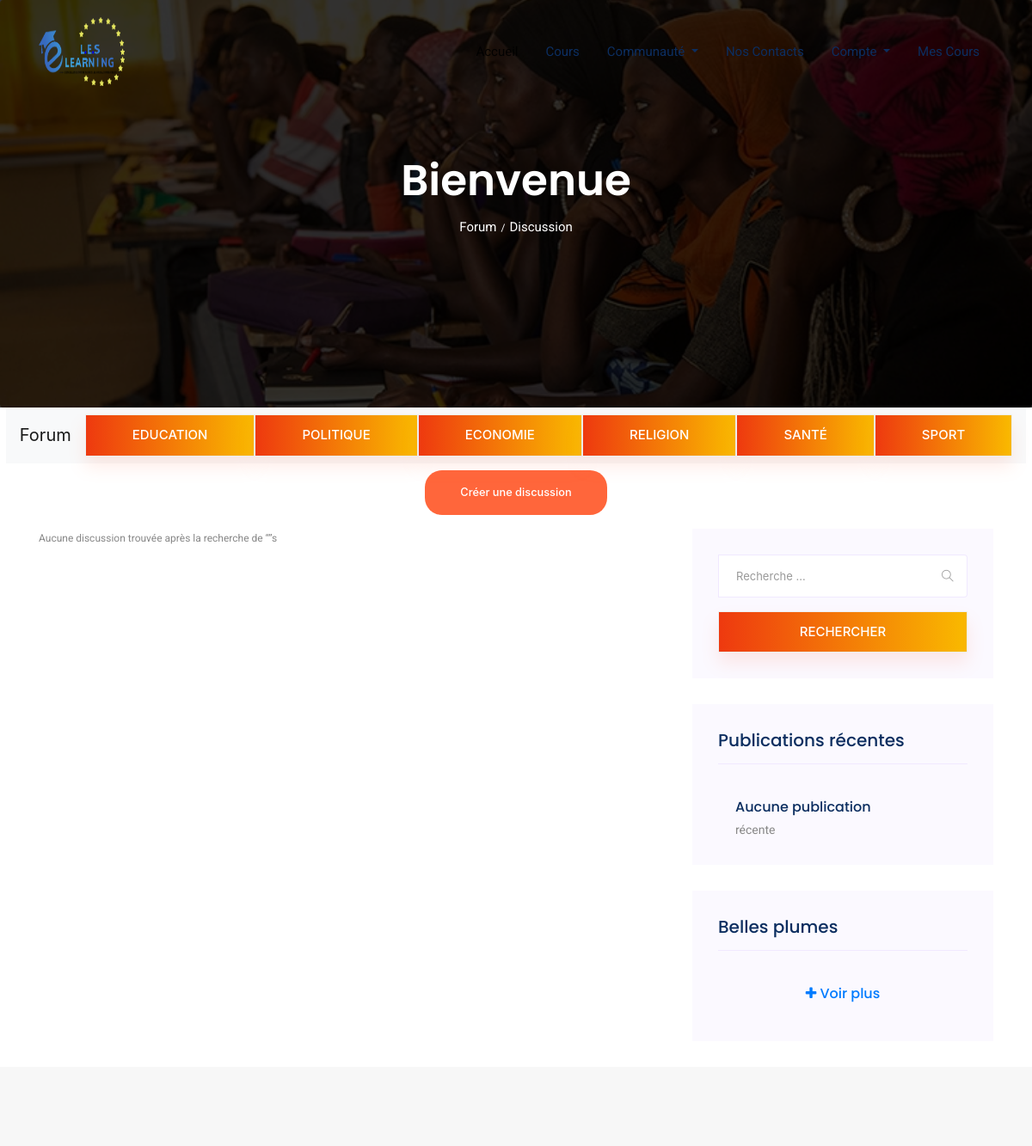
The app's page /blog/forum (upper part), older data.
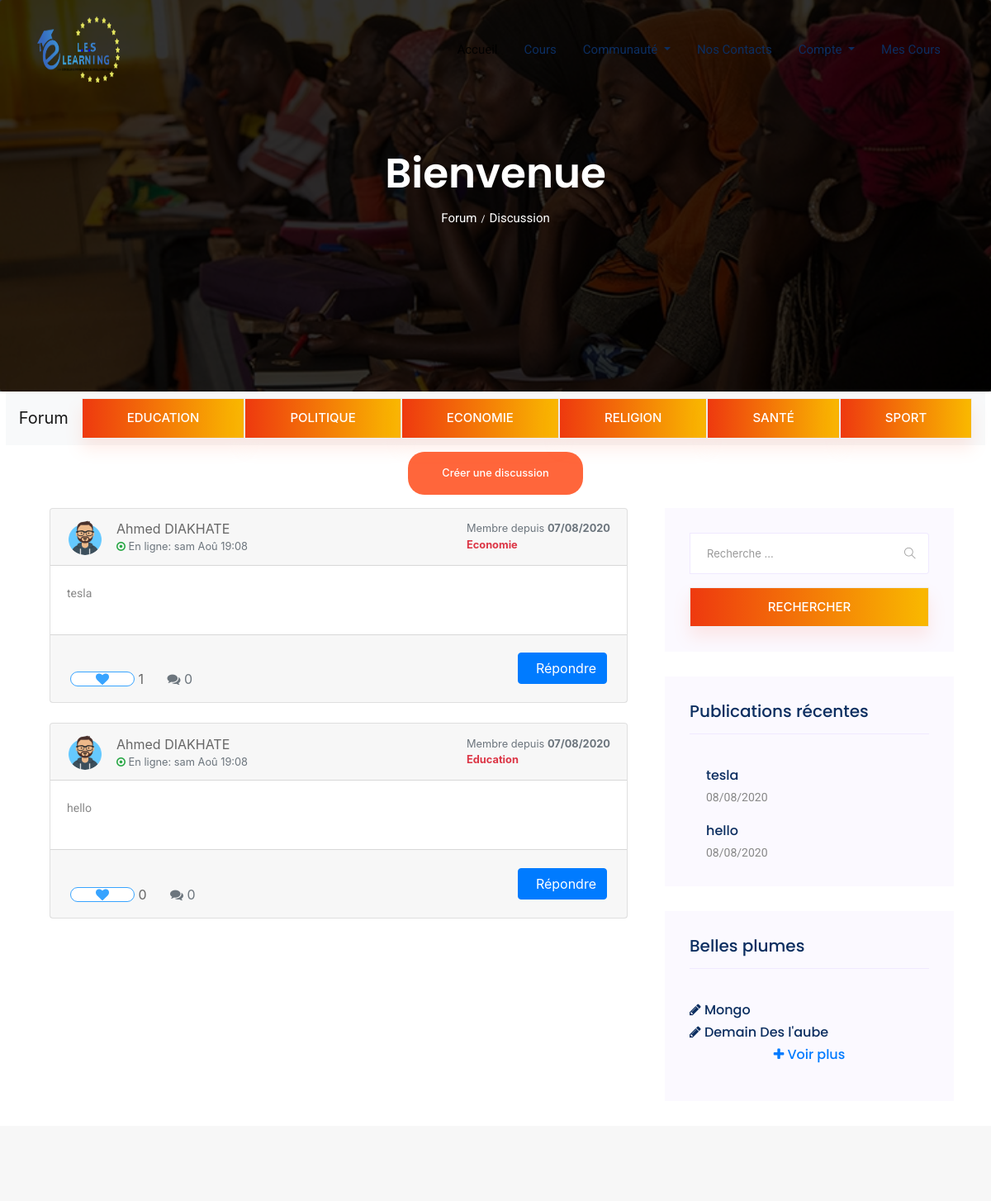
The same page, newer data.
### Blog_Forum/models.py (models this page shows, shortened)
class Message(models.Model):
    sjt = (
        ("Politique","politique"),
        ("Education","education"),
        ("Economie","économie"),
        ("Santé","santé"),
        ("Sport","sport"),
        ("Religion","religion")
    )
    subjet = models.CharField(max_length=10,choices=sjt)
    message = models.TextField()
    likes = models.ManyToManyField(User,related_name="likes_message")
    added = models.DateTimeField(auto_now=True)
    author = models.ForeignKey(User,on_delete=models.CASCADE)
    def total_likes(self):
        return self.likes.count()

class Poeme(models.Model):
    titre = models.CharField(max_length=300)
    contenu = models.TextField()
    auteur = models.ForeignKey(User,on_delete=models.CASCADE)

### Blog_Forum/views.py (the view)
# urls.py: path("forum",views.home_forum,name="forum"),
def home_forum(request):
    query = request.GET.get('q')
    suj_checked = request.GET.get('sujet')
    messages_list = Message.objects.all().order_by('-id')
    r_messages = Message.objects.all().order_by('-id')[:3]
    poemes = Poeme.objects.all().order_by('-id')[:4]
    if suj_checked:
        messages_list = Message.objects.filter(subjet=suj_checked)
    if query:
        messages_list = Message.objects.filter(
            Q(message__icontains=query)|
            Q(author__last_name__icontains=query)|
            Q(author__first_name__icontains=query)
        )
    discuss = {}
    for m in messages_list:
        discuss[m] = Reponse.objects.filter(message=m)
    is_liked = False
    for m in messages_list:
        if m.likes.filter(id=request.user.id).exists():
            is_liked = True
    context = {
        "discuss":discuss.items(),
        "poemes":poemes,
        "is_liked":is_liked,
        "r_messages":r_messages
    }
    return render(request,"Blog_Forum/home_forum.html",context)

### Templates/Blog_Forum/home_forum.html (shortened to what this page needs)
{% extends "Layouts/base.html" %}
{% block content %}
{% load static %}
    <section class="breadcrumb breadcrumb_bg">
        <div class="container">
            <div class="row">
                <div class="col-lg-12">
                    <div class="breadcrumb_iner text-center">
                        <div class="breadcrumb_iner_item">
                            <h2>Bienvenue</h2>
                            <p>Forum<span>/</span>Discussion</p>
                        </div>
                    </div>
                </div>
            </div>
        </div>
    </section>
    <div class="container">
        <div class="row justify-content-center">
            <nav class="navbar navbar-expand-lg navbar-light bg-light">
            <a class="navbar-brand" href="{% url 'forum' %}">Forum</a>
            <form method="GET">
            <div class="collapse navbar-collapse" id="navbarNavAltMarkup">
                <div class="navbar-nav">
                <button class="button rounded-0 primary-bg text-white w-100 btn_1 boxed-btn" type="submit" name="sujet" value="Education">Education</button>
                <button class="button rounded-0 primary-bg text-white w-100 btn_1 boxed-btn" type="submit" name="sujet" value="Politique">Politique</button>
                <button class="button rounded-0 primary-bg text-white w-100 btn_1 boxed-btn" type="submit" name="sujet" value="Economie">Economie</button>
                <button class="button rounded-0 primary-bg text-white w-100 btn_1 boxed-btn" type="submit" name="sujet" value="Religion">Religion</button>
                <button class="button rounded-0 primary-bg text-white w-100 btn_1 boxed-btn" type="submit" name="sujet" value="Santé">Santé</button>
                <button class="button rounded-0 primary-bg text-white w-100 btn_1 boxed-btn" type="submit" name="sujet" value="Sport">Sport</button>
                </div>
            </div>
            </form>
            </nav>
        </div>
    </div>
    <div class="container mt-2 mb-2">
        <div class="row justify-content-center">
            <button type="button" class="genric-btn primary circle e-large" data-toggle="collapse" data-target="#collapseExample" aria-expanded="false" aria-controls="collapseExample">
            Créer une discussion
            </button>
        </div>
    </div>
    <section class="blog_area section-padding mt-3">
        <div class="container">
            <div class="row">
                <div class="col-lg-8 mb-5 mb-lg-0">
                    <div class="blog_left_sidebar">
                    {% for m,rp in discuss %}
                    <div class="col-md-12">
                        <div class="card mb-4">
                            <div class="card-header">
                                <div class="media flex-wrap w-100 align-items-center">
                                    <img src="{% static 'img/default_avatar.png' %}" class="d-block ui-w-40 rounded-circle" alt="" width="44" height="44">
                                    <div class="media-body ml-3"> <a href="#" data-abc="true">{{m.author.first_name}} {{m.author.last_name}}</a>
                                        <div class="text-muted small"><i class="fa fa-dot-circle-o text-success"></i> <span>En ligne:</span> {{m.author.last_login|date:"D M H:m"}}</div>
                                    </div>
                                    <div class="text-muted small ml-3">
                                        <div>Membre depuis <strong>{{m.author.date_joined|date:"d/m/Y"}}</strong></div>
                                        <div><strong class="text-danger">{{m.subjet}}</strong></div>
                                    </div>
                                </div>
                            </div>
                            <div class="card-body">
                                <p>
                                    {{m.message|linebreaksbr}}
                                </p>
                            </div>
                            <div class="card-footer d-flex flex-wrap justify-content-between align-items-center px-0 pt-0 pb-3">
                                <div class="px-4 pt-3"> <a href="#" class="text-muted d-inline-flex align-items-center align-middle" data-abc="true">
                                <form method="POST" action="{% url 'like_msg' %}">
                                {% if is_liked %}
                                <button class="genric-btn danger-border circle arrow" type="submit" name="msg_id" value="{{m.id}}"><i class="fa fa-heart text-danger" style="font-size:16px;"></i></button>&nbsp; <span class="align-middle">{{m.total_likes}}</span> </a> <span class="text-muted d-inline-flex align-items-center align-middle ml-4"> <i class="fa fa-comments text-muted fsize-3"></i>&nbsp; <span class="align-middle">{{rp|length}}</span> </span>
                                {% else %}
                                <button class="genric-btn info-border circle arrow" type="submit" name="msg_id" value="{{m.id}}"><i class="fa fa-heart" style="font-size:16px;"></i></button>&nbsp; <span class="align-middle">{{m.total_likes}}</span> </a> <span class="text-muted d-inline-flex align-items-center align-middle ml-4"> <i class="fa fa-comments text-muted fsize-3"></i>&nbsp; <span class="align-middle">{{rp|length}}</span> </span>
                                {% endif %}
                                </div>
                                <div class="px-4 pt-3"> <button type="button" class="btn btn-primary" data-toggle="collapse" data-target="#collapseRepondreMessage" aria-expanded="false" aria-controls="collapseRepondreMessage">&nbsp; Répondre</button> </div>
                            </div>
                        </div>
                    </div>
                    {% empty %}
                    <div class="comment-list">
                     <div class="single-comment justify-content-between d-flex">
                        <div class="user justify-content-between d-flex">
                           <div class="desc">
                              <p class="comment text-center">
                                 Aucune discussion trouvée après la recherche de <q>{{ request.GET.q }}</q>s
                              </p>
                           </div>
                        </div>
                     </div>
                    </div>
                    {% endfor %}
                    </div>
                </div>
                <div class="col-lg-4">
                    <div class="blog_right_sidebar">
                        <aside class="single_sidebar_widget search_widget">
                            <form method="GET">
                                <div class="form-group">
                                    <div class="input-group mb-3">
                                        <input type="text" class="form-control" placeholder='Recherche ...' name="q">
                                        <div class="input-group-append">
                                            <button class="btn" type="button"><i class="ti-search"></i></button>
                                        </div>
                                    </div>
                                </div>
                                <button class="button rounded-0 primary-bg text-white w-100 btn_1 boxed-btn"
                                    type="submit">Rechercher</button>
                            </form>
                        </aside>
                        <aside class="single_sidebar_widget popular_post_widget">
                            <h3 class="widget_title">Publications récentes</h3>
                            {% for rm in r_messages %}
                            <div class="media post_item">
                                <div class="media-body">
                                    <a>
                                        <h3>{{rm.message|truncatewords:"15"}}</h3>
                                    </a>
                                    <p>{{rm.added|date:'d/m/Y'}}</p>
                                </div>
                            </div>
                            {% empty %}
                            <div class="media post_item">
                                <div class="media-body">
                                    <h3>Aucune publication</h3>
                                    <p>récente</p>
                                </div>
                            </div>
                            {% endfor %}
                        </aside>
                        <aside class="single_sidebar_widget instagram_feeds">
                        <h4 class="widget_title">Belles plumes</h4>
                        <ul class="flex-wrap">
                            {% for p in poemes %}
                            <li>
                            <a href="{% url 'single_poeme' p.id %}">
                                <h6><i class="fa fa-pencil"></i> {{p.titre}}</h6>
                            </a>
                            </li>
                            {% endfor %}
                            <li><a href="{% url 'poemes' %}" class="text-center"><h6 class="text-primary"><i class="fa fa-plus"></i> Voir plus</h6></a></li>
                        </ul>
                        </aside>
                    </div>
                </div>
            </div>
        </div>
    </section>
{% endblock content %}

### Templates/Layouts/base.html (shortened to what this page needs)
{% load static %}
<!doctype html>
<html lang="en">
<head>
    <link rel="stylesheet" href="{% static 'css/bootstrap.min.css' %}">
    <link rel="stylesheet" href="{% static 'css/animate.css' %}">
    <link rel="stylesheet" href="{% static 'css/owl.carousel.min.css' %}">
    <link rel="stylesheet" href="{% static 'css/themify-icons.css' %}">
    <link rel="stylesheet" href="{% static 'css/flaticon.css' %}">
    <link rel="stylesheet" href="{% static 'css/magnific-popup.css' %}">
    <link rel="stylesheet" href="{% static 'css/slick.css' %}">
    <link rel="stylesheet" href="{% static 'css/nice-select.css' %}">
    <link rel="stylesheet" href="{% static 'css/style.css' %}">
    <link rel="stylesheet" href="https://cdnjs.cloudflare.com/ajax/libs/font-awesome/4.7.0/css/font-awesome.min.css">
    <link rel="stylesheet" href="https://stackpath.bootstrapcdn.com/bootstrap/4.5.0/css/bootstrap.min.css">
</head>
<body>
    {% include "Layouts/header.html" %}
    {% block content %}  {% endblock content %}
    {% include "Layouts/footer.html" %}
</body>
</html>

### Templates/Layouts/header.html (shortened to what this page needs)
{% block content %}
{% load static %}
 <header class="main_menu home_menu">
    <div class="container">
        <div class="row align-items-center">
            <div class="col-lg-12">
                <nav class="navbar navbar-expand-lg navbar-light">
                    <a class="navbar-brand" href="{% url 'Accueil' %}"> <img src="{% static 'img/logo2.png'  %}" width="100" height="80" alt="Les-E_Learning"> </a>
                    <div class="collapse navbar-collapse main-menu-item justify-content-end"
                        id="navbarSupportedContent">
                        <ul class="navbar-nav align-items-center">
                            <li class="nav-item active">
                                <a class="nav-link" href="{% url 'Accueil' %}">Accueil</a>
                            </li>
                            <li class="nav-item">
                                <a class="nav-link" href="{% url 'Cours_niveau' %}">Cours</a>
                            </li>
                            <li class="nav-item dropdown">
                                <a class="nav-link dropdown-toggle" href="blog.html" id="navbarDropdown" role="button" data-toggle="dropdown" aria-haspopup="true" aria-expanded="false">
                                    Communauté
                                </a>
                            </li>
                            <li class="nav-item">
                                <a class="nav-link" href="{% url 'Contact' %}">Nos Contacts</a>
                            </li>
                            <li class="nav-item dropdown">
                                <a class="nav-link dropdown-toggle" href="blog.html" id="navbarDropdown" role="button" data-toggle="dropdown" aria-haspopup="true" aria-expanded="false">
                                    Compte
                                </a>
                            </li>
                            <li class="nav-item">
                                <a class="nav-link" href="{% url 'Tableau_bord' %}" >Mes Cours</a>
                            </li>
                        </ul>
                    </div>
                </nav>
            </div>
        </div>
    </div>
</header>
{% endblock content %}

### Templates/Layouts/footer.html (shortened to what this page needs)
{% block content %}
{% load static %}
   <footer class="footer-area">
</footer>
{% endblock content %}

Row changes from the older to the newer data that the page shows:
added Message: author.first_name "Ahmed", author.last_name "DIAKHATE", author.last_login "sam Aoû 19:08", author.date_joined "07/08/2020", subjet "Economie", message "tesla", total_likes "1", rp "0", added "08/08/2020"
added Message: author.first_name "Ahmed", author.last_name "DIAKHATE", author.last_login "sam Aoû 19:08", author.date_joined "07/08/2020", subjet "Education", message "hello", total_likes "0", rp "0", added "08/08/2020"
added Poeme: titre "Mongo"
added Poeme: titre "Demain Des l'aube"
Text that changed along with them:
text no longer shown: "Aucune discussion trouvée après la recherche de s Aucune publication récente"
